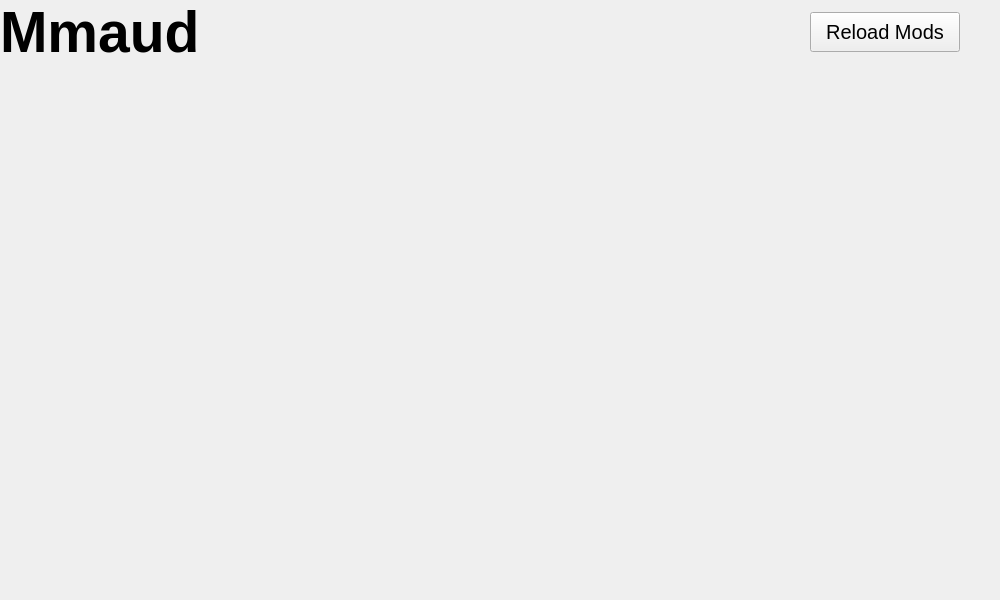
<?xml version="1.0" encoding="UTF-8"?>
<ui version="4.0">
 <class>MainWindow</class>
 <widget class="QMainWindow" name="MainWindow">
  <property name="geometry">
   <rect>
    <x>0</x>
    <y>0</y>
    <width>1000</width>
    <height>600</height>
   </rect>
  </property>
  <property name="font">
   <font>
    <kerning>false</kerning>
   </font>
  </property>
  <property name="windowTitle">
   <string>MainWindow</string>
  </property>
  <widget class="QWidget" name="centralwidget">
   <property name="styleSheet">
    <string notr="true">*{filter: brightness(50%);}</string>
   </property>
   <layout class="QGridLayout" name="gridLayout">
    <property name="leftMargin">
     <number>0</number>
    </property>
    <property name="topMargin">
     <number>0</number>
    </property>
    <property name="rightMargin">
     <number>0</number>
    </property>
    <property name="bottomMargin">
     <number>0</number>
    </property>
    <property name="spacing">
     <number>0</number>
    </property>
    <item row="0" column="0">
     <widget class="QFrame" name="frame">
      <property name="font">
       <font>
        <kerning>true</kerning>
       </font>
      </property>
      <property name="styleSheet">
       <string notr="true">QFrame{ border:0}</string>
      </property>
      <property name="frameShape">
       <enum>QFrame::NoFrame</enum>
      </property>
      <property name="frameShadow">
       <enum>QFrame::Plain</enum>
      </property>
      <property name="lineWidth">
       <number>0</number>
      </property>
      <layout class="QVBoxLayout" name="verticalLayout">
       <property name="leftMargin">
        <number>0</number>
       </property>
       <property name="topMargin">
        <number>0</number>
       </property>
       <property name="rightMargin">
        <number>0</number>
       </property>
       <property name="bottomMargin">
        <number>0</number>
       </property>
       <item>
        <layout class="QHBoxLayout" name="horizontalLayout">
         <item>
          <widget class="QLabel" name="label_2">
           <property name="font">
            <font>
             <pointsize>43</pointsize>
             <bold>true</bold>
             <kerning>true</kerning>
            </font>
           </property>
           <property name="text">
            <string>Mmaud</string>
           </property>
           <property name="margin">
            <number>8</number>
           </property>
          </widget>
         </item>
         <item>
          <spacer name="horizontalSpacer">
           <property name="orientation">
            <enum>Qt::Horizontal</enum>
           </property>
           <property name="sizeType">
            <enum>QSizePolicy::Minimum</enum>
           </property>
           <property name="sizeHint" stdset="0">
            <size>
             <width>40</width>
             <height>20</height>
            </size>
           </property>
          </spacer>
         </item>
         <item>
          <widget class="QPushButton" name="ReloadMods">
           <property name="sizePolicy">
            <sizepolicy hsizetype="Maximum" vsizetype="Maximum">
             <horstretch>0</horstretch>
             <verstretch>0</verstretch>
            </sizepolicy>
           </property>
           <property name="minimumSize">
            <size>
             <width>20</width>
             <height>20</height>
            </size>
           </property>
           <property name="maximumSize">
            <size>
             <width>150</width>
             <height>40</height>
            </size>
           </property>
           <property name="baseSize">
            <size>
             <width>200</width>
             <height>20</height>
            </size>
           </property>
           <property name="font">
            <font>
             <pointsize>15</pointsize>
             <kerning>true</kerning>
            </font>
           </property>
           <property name="text">
            <string>Reload Mods</string>
           </property>
           <property name="iconSize">
            <size>
             <width>40</width>
             <height>40</height>
            </size>
           </property>
           <property name="checkable">
            <bool>false</bool>
           </property>
           <property name="autoDefault">
            <bool>false</bool>
           </property>
           <property name="default">
            <bool>false</bool>
           </property>
           <property name="flat">
            <bool>false</bool>
           </property>
          </widget>
         </item>
         <item>
          <spacer name="horizontalSpacer_2">
           <property name="orientation">
            <enum>Qt::Horizontal</enum>
           </property>
           <property name="sizeType">
            <enum>QSizePolicy::Fixed</enum>
           </property>
           <property name="sizeHint" stdset="0">
            <size>
             <width>40</width>
             <height>20</height>
            </size>
           </property>
          </spacer>
         </item>
        </layout>
       </item>
       <item>
        <widget class="QScrollArea" name="scrollArea">
         <property name="enabled">
          <bool>true</bool>
         </property>
         <property name="styleSheet">
          <string notr="true"/>
         </property>
         <property name="frameShadow">
          <enum>QFrame::Plain</enum>
         </property>
         <property name="lineWidth">
          <number>0</number>
         </property>
         <property name="widgetResizable">
          <bool>true</bool>
         </property>
         <widget class="QWidget" name="scrollAreaWidgetContents">
          <property name="geometry">
           <rect>
            <x>0</x>
            <y>0</y>
            <width>1000</width>
            <height>520</height>
           </rect>
          </property>
         </widget>
        </widget>
       </item>
      </layout>
     </widget>
    </item>
   </layout>
  </widget>
  <action name="actionzzaz">
   <property name="text">
    <string>zzaz</string>
   </property>
  </action>
  <action name="actionaza">
   <property name="text">
    <string>aza</string>
   </property>
  </action>
  <action name="actionOuvrir_les_param_tres">
   <property name="text">
    <string>Ouvrir les paramètres</string>
   </property>
  </action>
 </widget>
 <resources/>
 <connections/>
</ui>
